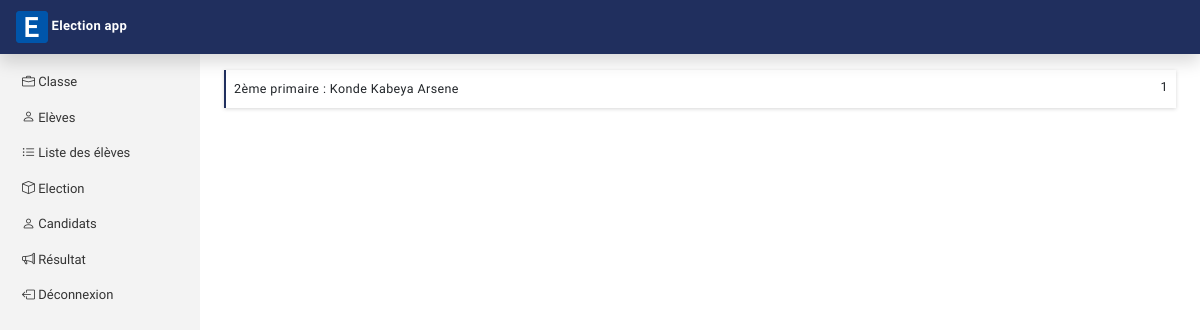
/AppDirecteur/voix/1 (signed in), run on the app's committed database.
### AppDirecteur/models.py (models this page shows, shortened)
class Classe(models.Model):
    ecoleId = models.ForeignKey(Ecole, on_delete=models.CASCADE)
    classe = models.CharField(max_length=100)

### AppDirecteur/views.py (the view)
# urls.py: path('voix/<int:id>', DetailResultView.as_view(), name='voix'),
class DetailResultView(View):
    def get(self, request, id):
        try:
            directeur = Directeur.objects.get(userId__id=request.user.id)
        except Directeur.DoesNotExist:
            return redirect('login')
        voix = Electeur.objects.filter(electionId=id, electionId__ecoleId=directeur.ecoleId).values(
            'candidatId__eleveId__userId__username',
            'candidatId__eleveId__userId__first_name',
            'candidatId__eleveId__userId__last_name', 'eleveId__classeId__classe').annotate(count=Count('candidatId')).order_by('eleveId__classeId__classe')
        print(voix)
        return render(request, "AppDirecteur/voix.html", {
            'voix':voix,
        })

### Templates/AppDirecteur/voix.html
{% extends 'baseDirecteur.html' %}
{% load static %}
{% block baseDirecteur %}
{% for objet in voix %}
        <div class="container-fluid classe-block p-2 mb-2 mt-3">
            <span class='name-classe'>{{objet.eleveId__classeId__classe}} : {{objet.candidatId__eleveId__userId__username | capfirst}} {{objet.candidatId__eleveId__userId__first_name | capfirst}} {{objet.candidatId__eleveId__userId__last_name | capfirst}}</span>
            <span class='float-end name-classe'>{{objet.count}}</span>
        </div>
{% endfor %}
{% endblock baseDirecteur %}

### Static/css/style.css (style rules this page uses)
body { font-family: 'Varela Round', sans-serif; font-size: .900rem }
.classe-block { border-left: 2.5px solid #202f5e; box-shadow: rgba(0, 0, 0, 0.16) 0px 1px 4px; text-decoration: none !important; }
.name-classe { font-size: 12.5px; letter-spacing: .4px; text-decoration: none; }

### data on the page
Classe: eleveId__classeId__classe "2ème primaire", candidatId__eleveId__userId__username "Konde", candidatId__eleveId__userId__first_name "Kabeya", candidatId__eleveId__userId__last_name "Arsene", count "1"
